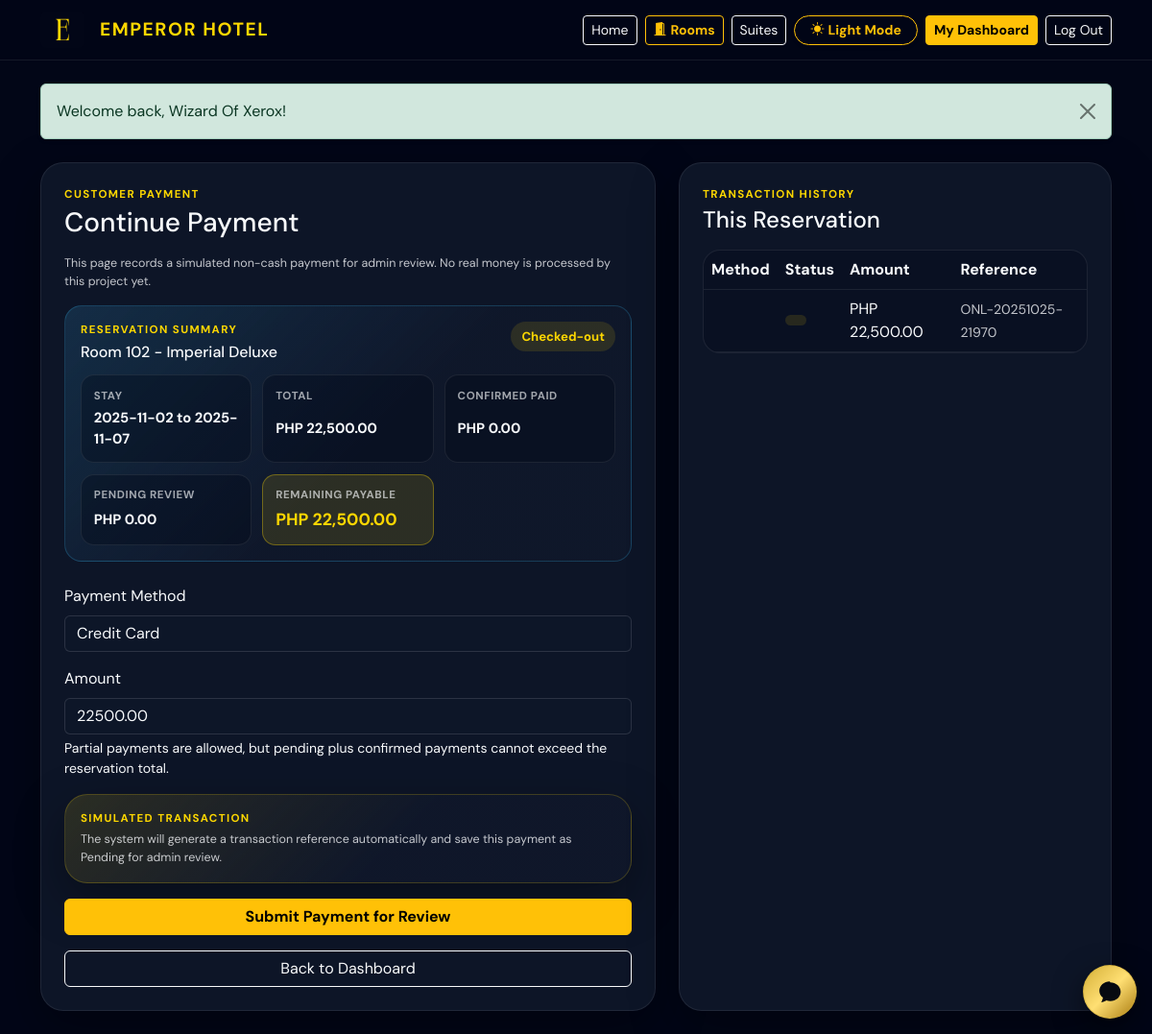
Page /public/user/payment.php?reservation_id=2 (signed in) on the earlier database version.
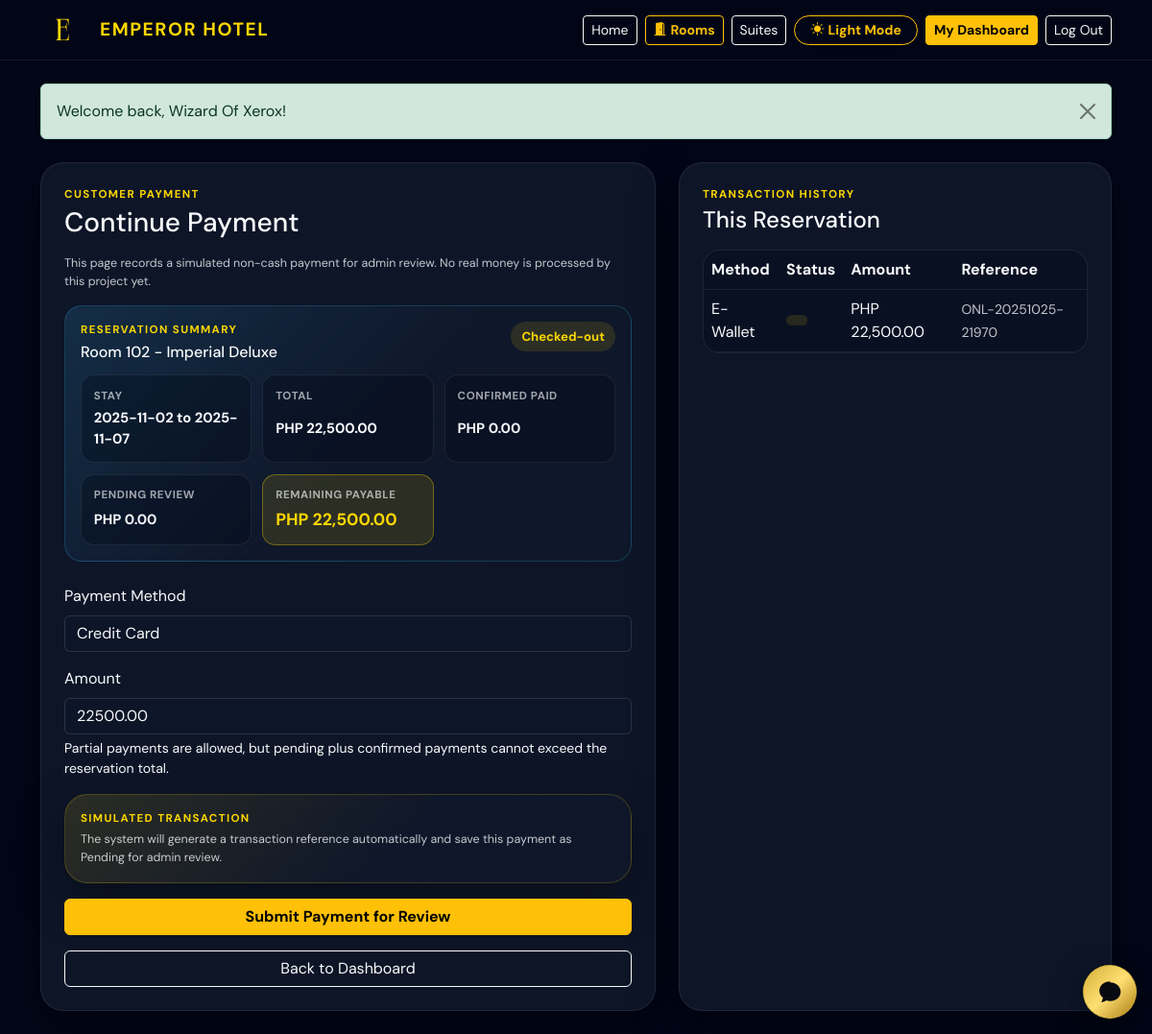
Same page on the later database version.
### tables this page shows
CREATE TABLE IF NOT EXISTS payments (
    payment_id INT AUTO_INCREMENT PRIMARY KEY,
    reservation_id INT NOT NULL,
    amount DECIMAL(10,2) NOT NULL,
    payment_method ENUM('Cash', 'Credit Card', 'Debit Card', 'Bank Transfer', 'E-Wallet', 'Other') NOT NULL DEFAULT 'Cash',
    payment_status ENUM('Pending', 'Confirmed', 'Paid', 'Failed', 'Refunded') NOT NULL DEFAULT 'Pending',
    transaction_reference VARCHAR(100) DEFAULT NULL,
    payment_date TIMESTAMP DEFAULT CURRENT_TIMESTAMP,
    FOREIGN KEY (reservation_id) REFERENCES reservations(reservation_id) ON DELETE CASCADE
);

### public/includes/bootstrap.php (called while the page is built, shortened)
<?php
require_once APP_ROOT . '/app/helpers/auth.php';
spl_autoload_register(static function (string $className): void {
    $modelPath = APP_ROOT . '/app/models/' . $className . '.php';
});

### app/models/Payment.php (called while the page is built, shortened)
<?php
class Payment
{
    public function forReservation(int $reservationId): array
    {
        $this->assertReservationExists($reservationId);
        $statement = $this->db->prepare(
            'SELECT *
             FROM payments
             WHERE reservation_id = :reservation_id
             ORDER BY payment_date DESC'
        );
        $statement->execute(['reservation_id' => $reservationId]);
        return $statement->fetchAll();
    }
    private function assertReservationExists(int $reservationId): void
    {
        $statement = $this->db->prepare('SELECT COUNT(*) FROM reservations WHERE reservation_id = :reservation_id');
        $statement->execute(['reservation_id' => $reservationId]);
    }
}

### app/helpers/auth.php (called while the page is built, shortened)
<?php
function e(string|null|int|float $value): string
{
    return htmlspecialchars((string) $value, ENT_QUOTES, 'UTF-8');
}
function formatMoney(float $amount): string
{
    return 'PHP ' . number_format($amount, 2);
}

### public/user/payment.php (the view, shortened to what the changed rows need)
<?php
require_once __DIR__ . '/../includes/bootstrap.php';
require_once __DIR__ . '/../includes/layout.php';
$db = Database::connect();
$paymentModel = new Payment($db);
$reservationId = (int) ($_GET['reservation_id'] ?? ($_POST['reservation_id'] ?? 0));
$payments = $paymentModel->forReservation($reservationId);
?>
<section class="payment-page row g-4 justify-content-center">
    <div class="col-xl-7">
        <div class="panel-card p-4">
            <h1 class="h3 mb-3">Continue Payment</h1>
        </div>
    </div>
    <div class="col-xl-5">
        <div class="payment-page__history panel-card p-4 h-100">
            <h2 class="h4 mb-3">This Reservation</h2>
            <div class="table-responsive">
                <table class="table table-dark-soft align-middle mb-0">
                    <thead>
                        <tr>
                            <th>Method</th>
                            <th>Status</th>
                            <th>Amount</th>
                            <th>Reference</th>
                        </tr>
                    </thead>
                    <tbody>
                        <?php foreach ($payments as $payment): ?>
                            <tr>
                                <td><?php echo e($payment['payment_method']); ?></td>
                                <td><span class="badge-soft"><?php echo e($payment['payment_status']); ?></span></td>
                                <td><?php echo e(formatMoney((float) $payment['amount'])); ?></td>
                                <td><small class="text-light-emphasis"><?php echo e($payment['transaction_reference']); ?></small></td>
                            </tr>
                        <?php endforeach; ?>
                    </tbody>
                </table>
            </div>
        </div>
    </div>
</section>

Differences in the rows shown:
changed payments "PHP 22,500.00": payment_method (not shown) → "E-Wallet"
